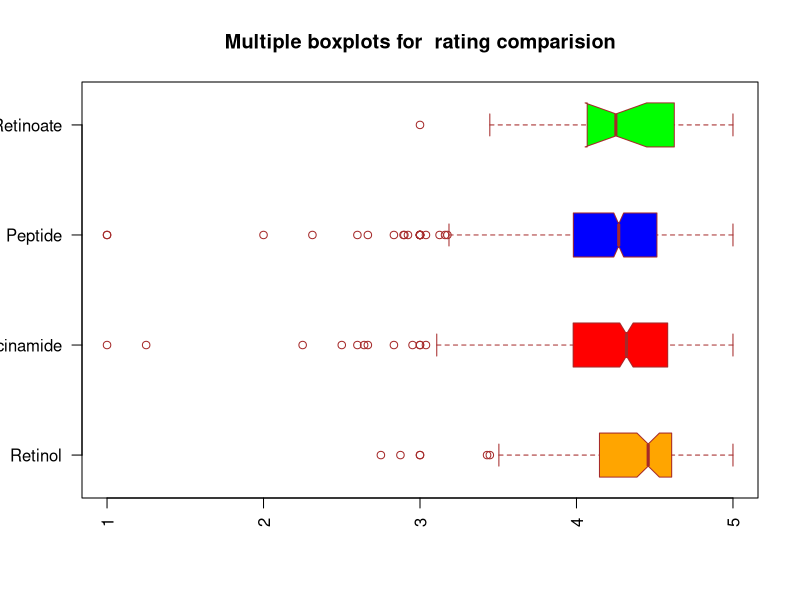
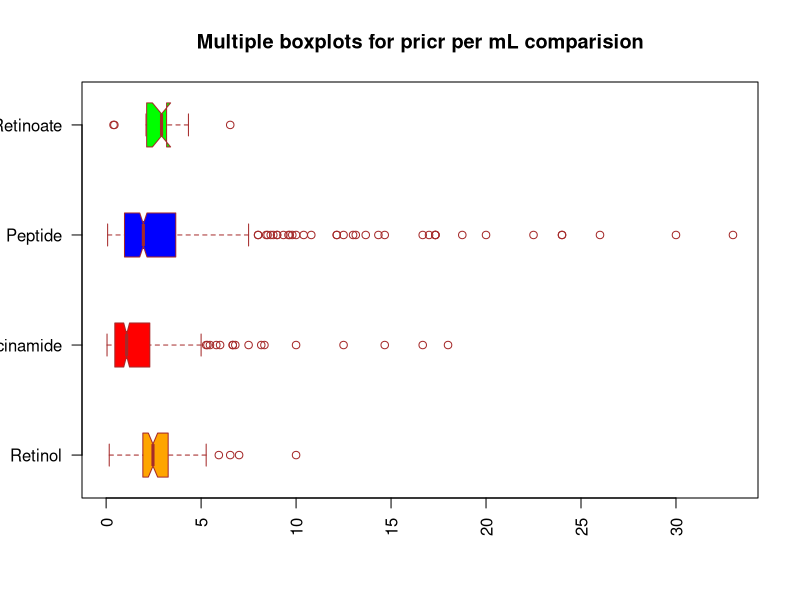

Reproduce these figures in R, in order.
# Load the dplyr package
library(dplyr)

# Read the existing CSV file
retinol_data <- read.csv("sephora_filtered_retinol.csv")
niacinamide_data <- read.csv("sephora_filtered_niacinamide.csv")
peptide_data <- read.csv("sephora_filtered_peptide.csv")
hydroxypinacolone_retinoate_data <- read.csv("sephora_filtered_hydroxypinacolone_retinoate.csv")

boxplot(retinol_data$rating, niacinamide_data$rating, peptide_data$rating, hydroxypinacolone_retinoate_data$rating,
        main = "Multiple boxplots for  rating comparision",
        at = c(1,3,5,7),
        names = c("Retinol", "Niacinamide", "Peptide", "Hydroxypinacolone Retinoate"),
        las = 2,
        col = c("orange","red", "blue", "green"),
        border = "brown",
        horizontal = TRUE,
        notch = TRUE
)

boxplot.stats(retinol_data$rating)
boxplot.stats(niacinamide_data$rating)
boxplot.stats(peptide_data$rating)
boxplot.stats(hydroxypinacolone_retinoate_data$rating)




install.packages("stringr")
library(stringr)

retinol_data <- retinol_data %>%
  mutate(
    ml = as.numeric(str_extract(size, "\\d+(?=\\s*mL)")),  # Extracts numbers followed by " mL"
    price_per_ml = ifelse(!is.na(ml), price_usd / ml, NA)  # Divides the price by mL if mL is not NA
  )

niacinamide_data <- niacinamide_data %>%
  mutate(
    ml = as.numeric(str_extract(size, "\\d+(?=\\s*mL)")),  # Extracts numbers followed by " mL"
    price_per_ml = ifelse(!is.na(ml), price_usd / ml, NA)  # Divides the price by mL if mL is not NA
  )

peptide_data <- peptide_data %>%
  mutate(
    ml = as.numeric(str_extract(size, "\\d+(?=\\s*mL)")),  # Extracts numbers followed by " mL"
    price_per_ml = ifelse(!is.na(ml), price_usd / ml, NA)  # Divides the price by mL if mL is not NA
  )

hydroxypinacolone_retinoate_data <- hydroxypinacolone_retinoate_data %>%
  mutate(
    ml = as.numeric(str_extract(size, "\\d+(?=\\s*mL)")),  # Extracts numbers followed by " mL"
    price_per_ml = ifelse(!is.na(ml), price_usd / ml, NA)  # Divides the price by mL if mL is not NA
  )

boxplot(retinol_data$price_per_ml, niacinamide_data$price_per_ml, peptide_data$price_per_ml, hydroxypinacolone_retinoate_data$price_per_ml,
        main = "Multiple boxplots for pricr per mL comparision",
        at = c(1,3,5,7),
        names = c("Retinol", "Niacinamide", "Peptide", "Hydroxypinacolone Retinoate"),
        las = 2,
        col = c("orange","red", "blue", "green"),
        border = "brown",
        horizontal = TRUE,
        notch = TRUE
)

 
